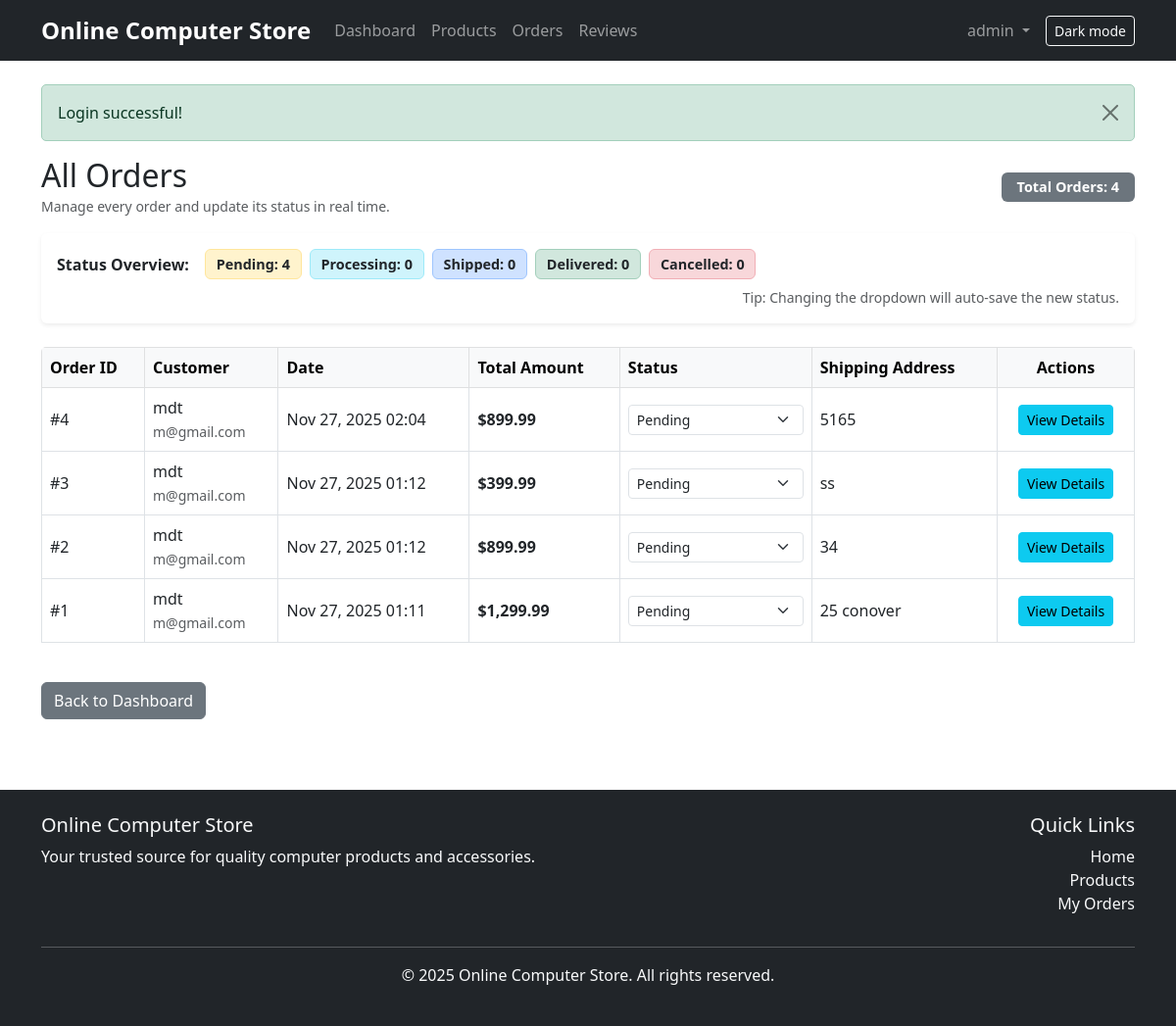
The page /admin/view-orders.php (signed in) on the database its author committed.
### tables this page shows
CREATE TABLE `orders` (
  `id` int(11) NOT NULL,
  `user_id` int(11) NOT NULL,
  `full_name` varchar(255) NOT NULL,
  `total_amount` decimal(10,2) NOT NULL,
  `status` enum('pending','processing','shipped','delivered','cancelled') DEFAULT 'pending',
  `shipping_address` text NOT NULL,
  `phone` varchar(20) DEFAULT NULL,
  `payment_method` varchar(50) NOT NULL DEFAULT 'card',
  `payment_status` varchar(50) NOT NULL DEFAULT 'paid',
  `card_last4` char(4) DEFAULT NULL,
  `created_at` timestamp NOT NULL DEFAULT current_timestamp()
);

CREATE TABLE `users` (
  `id` int(11) NOT NULL,
  `username` varchar(50) NOT NULL,
  `email` varchar(100) NOT NULL,
  `password` varchar(255) NOT NULL,
  `full_name` varchar(100) NOT NULL,
  `address` text DEFAULT NULL,
  `phone` varchar(20) DEFAULT NULL,
  `role` enum('user','admin') DEFAULT 'user',
  `created_at` timestamp NOT NULL DEFAULT current_timestamp()
);

### includes/config.php (called while the page is built, shortened)
<?php
function formatPrice($price) {
    return '$' . number_format($price, 2);
}
function h($string) {
    return htmlspecialchars($string, ENT_QUOTES, 'UTF-8');
}

### admin/view-orders.php (the view, shortened to what this page needs)
<?php
require_once '../includes/config.php';
$pdo = getDB();
$statusCounts = [
    'pending'    => 0,
    'processing' => 0,
    'shipped'    => 0,
    'delivered'  => 0,
    'cancelled'  => 0,
];
$stmt = $pdo->query("
    SELECT status, COUNT(*) AS cnt
    FROM orders
    GROUP BY status
");
$totalOrders = 0;
while ($row = $stmt->fetch()) {
    $status = $row['status'];
    $cnt    = (int)$row['cnt'];
    $totalOrders += $cnt;
    if (array_key_exists($status, $statusCounts)) {
        $statusCounts[$status] = $cnt;
    }
}
$stmt = $pdo->query("
    SELECT o.*, u.username, u.full_name, u.email
    FROM orders o
    INNER JOIN users u ON o.user_id = u.id
    ORDER BY o.created_at DESC
");
$orders = $stmt->fetchAll();
include '../includes/header.php';
?>
<div class="d-flex justify-content-between align-items-center mb-3">
    <div>
        <h2 class="mb-0">All Orders</h2>
        <small class="text-muted">
            Manage every order and update its status in real time.
        </small>
    </div>
    <span class="badge bg-secondary px-3 py-2">
        Total Orders: <?php echo $totalOrders; ?>
    </span>
</div>
<div class="card mb-4 border-0 shadow-sm">
    <div class="card-body d-flex flex-wrap gap-2 align-items-center">
        <span class="fw-semibold me-2">Status Overview:</span>
        <span class="badge bg-warning-subtle text-dark border border-warning-subtle">
            Pending: <strong><?php echo $statusCounts['pending']; ?></strong>
        </span>
        <span class="badge bg-info-subtle text-dark border border-info-subtle">
            Processing: <strong><?php echo $statusCounts['processing']; ?></strong>
        </span>
        <span class="badge bg-primary-subtle text-dark border border-primary-subtle">
            Shipped: <strong><?php echo $statusCounts['shipped']; ?></strong>
        </span>
        <span class="badge bg-success-subtle text-dark border border-success-subtle">
            Delivered: <strong><?php echo $statusCounts['delivered']; ?></strong>
        </span>
        <span class="badge bg-danger-subtle text-dark border border-danger-subtle">
            Cancelled: <strong><?php echo $statusCounts['cancelled']; ?></strong>
        </span>
        <span class="ms-auto small text-muted">
            Tip: Changing the dropdown will auto-save the new status.
        </span>
    </div>
</div>
<?php if (empty($orders)): ?>
    <div class="alert alert-info">
        <p>No orders found.</p>
    </div>
<?php else: ?>
    <div class="table-responsive mb-4">
        <table class="table table-bordered align-middle">
            <thead class="table-light">
            <tr>
                <th>Order ID</th>
                <th>Customer</th>
                <th>Date</th>
                <th>Total Amount</th>
                <th>Status</th>
                <th>Shipping Address</th>
                <th class="text-center">Actions</th>
            </tr>
            </thead>
            <tbody>
            <?php
            foreach ($orders as $order):
                $shortAddress = mb_strimwidth($order['shipping_address'], 0, 40, '...');
                ?>
                <tr>
                    <td>#<?php echo $order['id']; ?></td>
                    <td>
                        <?php echo h($order['full_name']); ?><br>
                        <small class="text-muted"><?php echo h($order['email']); ?></small>
                    </td>
                    <td><?php echo date('M d, Y H:i', strtotime($order['created_at'])); ?></td>
                    <td><strong><?php echo formatPrice($order['total_amount']); ?></strong></td>
                    <td style="min-width: 160px;">
                        <form method="POST" action="" class="d-flex align-items-center gap-1">
                            <select name="status" class="form-select form-select-sm" onchange="this.form.submit()">
                                <option value="pending"    <?php echo $order['status'] === 'pending'    ? 'selected' : ''; ?>>Pending</option>
                            </select>
                        </form>
                    </td>
                    <td><?php echo nl2br(h($shortAddress)); ?></td>
                    <td class="text-center">
                        <button type="button"
                                class="btn btn-sm btn-info"
                                data-bs-toggle="modal"
                                data-bs-target="#orderModal<?php echo $order['id']; ?>">
                            View Details
                        </button>
                    </td>
                </tr>
                <?php
            endforeach;
            ?>
            </tbody>
        </table>
    </div>
<?php endif; ?>
<div class="mt-3">
    <a href="dashboard.php" class="btn btn-secondary">Back to Dashboard</a>
</div>
<?php include '../includes/footer.php'; ?>

### assets/css/style.css (style rules this page uses)
body { min-height: 100vh; display: flex; flex-direction: column; background-color: var(--bs-body-bg); color: var(--bs-body-color); }
.card { background-color: var(--bs-card-bg); color: var(--bs-body-color); box-shadow: 0 2px 4px rgba(0,0,0,0.1); transition: transform 0.2s, box-shadow 0.2s; }
.table-responsive { border-radius: 5px; }
.badge { font-size: 0.9em; padding: 0.5em 0.75em; }
.btn { transition: all 0.2s; }

### rows shown on the page
orders: id "4", user.full_name "mdt", user.email "m@gmail.com", created_at "Nov 27, 2025 02:04", total_amount "$899.99", status "Pending", shipping_address "5165"
orders: id "3", user.full_name "mdt", user.email "m@gmail.com", created_at "Nov 27, 2025 01:12", total_amount "$399.99", status "Pending", shipping_address "ss"
orders: id "2", user.full_name "mdt", user.email "m@gmail.com", created_at "Nov 27, 2025 01:12", total_amount "$899.99", status "Pending", shipping_address "34"
orders: id "1", user.full_name "mdt", user.email "m@gmail.com", created_at "Nov 27, 2025 01:11", total_amount "$1,299.99", status "Pending", shipping_address "25 conover"

### other values the page prints
SITE_NAME "Online Computer Store"
$_SESSION['username'] "admin"
$_SESSION['success'] "Login successful!"
$totalOrders "4"
$statusCounts['pending'] "4"
$statusCounts['processing'] "0"
$statusCounts['shipped'] "0"
$statusCounts['delivered'] "0"
$statusCounts['cancelled'] "0"
